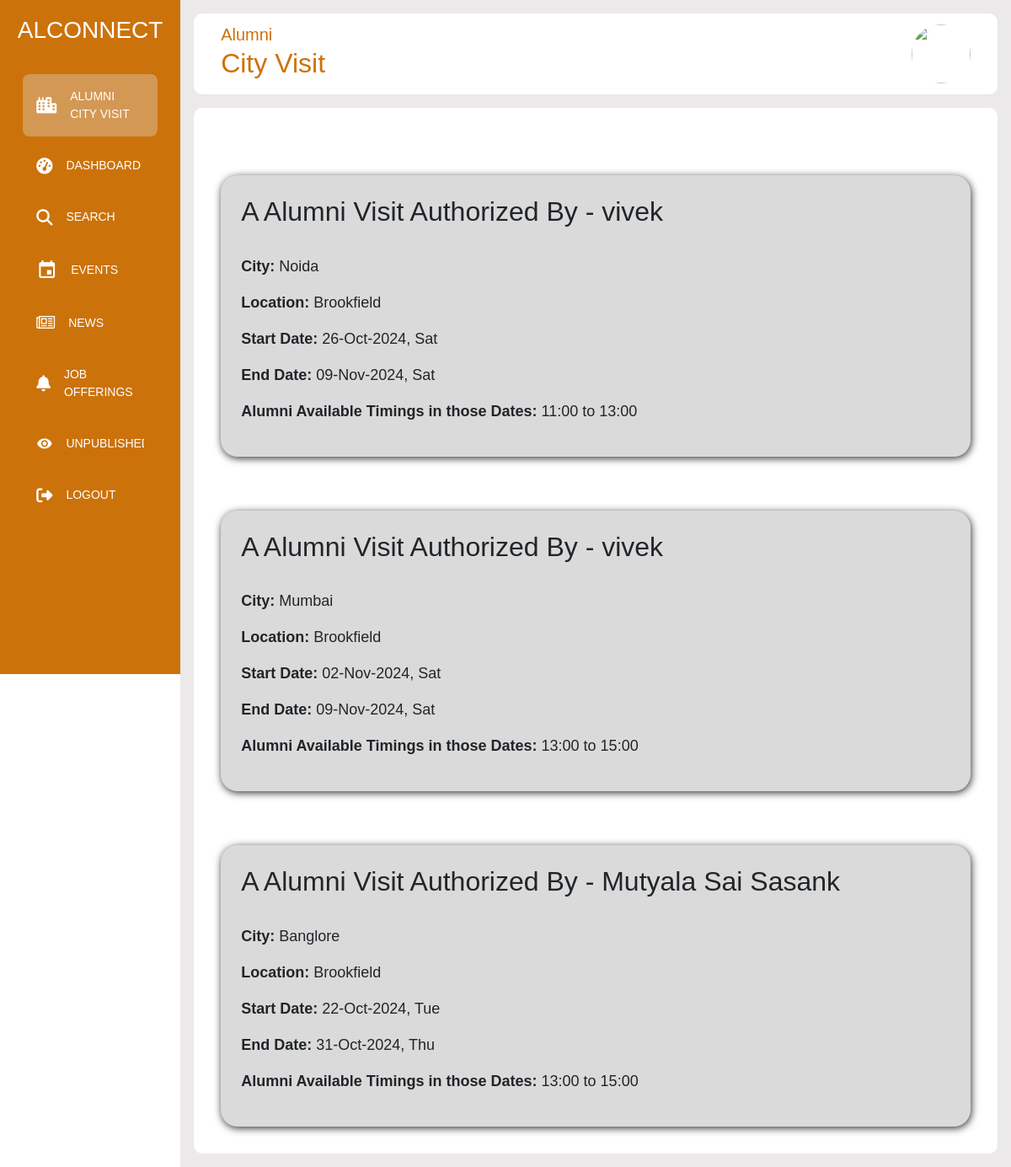
The app's page /faculty_alumnicityvisits.php (signed in) with its own data.
### tables this page shows
CREATE TABLE `alumniCityVisit` (
  `id` int(11) NOT NULL,
  `alumniId` int(11) NOT NULL,
  `alumniName` varchar(255) NOT NULL,
  `city` varchar(255) NOT NULL,
  `alumniCityLocation` varchar(255) NOT NULL,
  `startDate` date NOT NULL,
  `endDate` date NOT NULL,
  `timing` varchar(255) NOT NULL
);

### faculty_alumnicityvisits.php (the view, shortened to what this page needs)
<?php
    require_once "connection.php";
?>
<!DOCTYPE html>
<html lang="en">
<head>
    <link rel="stylesheet" href="https://cdn.jsdelivr.net/npm/bootstrap@5.2.3/dist/css/bootstrap.min.css">
   <link rel="stylesheet" href="https://cdnjs.cloudflare.com/ajax/libs/font-awesome/6.4.0/css/all.min.css"/>
   <link rel="stylesheet" href="https://cdnjs.cloudflare.com/ajax/libs/font-awesome/4.7.0/css/font-awesome.min.css">
    <link rel="stylesheet" href="faculty_alumnicityvisits.css">
</head>
<body>
        <div class="sidebar">
            <div class="logo">
                <h3>ALCONNECT</h3>
            </div>
            <ul class="menu">
                <li class="active">
                    <a href="#">
                       <i class="fas fa-city"></i>
                        <span>Alumni City Visit</span>
                    </a>
                </li>
                <li>
                    <a href="faculty_dashboard.php">
                       <i class="fas fa-tachometer-alt"></i>
                        <span>Dashboard</span>
                    </a>
                </li>
                <li>
                    <a href="faculty_search.php">
                       <i class="fas fa-search"></i>
                        <span>Search</span>
                    </a>
                </li>
                <li>
                    <a href="faculty_events.php">
                       <i class="material-icons" style="font-size:25px">event</i>
                        <span>Events</span>
                    </a>
                </li>
                <li>
                    <a href="faculty_news.php">
                       <i class="fa fa-newspaper-o"></i>
                        <span>News</span>
                    </a>
                </li>
                <li>
                    <a href="faculty_job_offerings.php">
                       <i class="fas fa-bell"></i>
                        <span>Job Offerings</span>
                    </a>
                </li>
                <li>
                    <a href="faculty_authorization.php">
                       <i class="material-icons">remove_red_eye</i>
                        <span>Unpublished</span>
                    </a>
                </li>
                <li>
                    <a href="faculty_logout.php">
                       <i class="fas fa-sign-out-alt"></i>
                        <span>Logout</span>
                    </a>
                </li>
            </ul>
        </div>
        <div class="main--content">
            <div class="header--wrapper">
                <div class="header--title">
                    <span>Alumni</span>
                    <h2>City Visit</h2>
                </div>
                <div class="user--info">
                    <a href="https://www.gecgudlavalleru.ac.in" target="_blank"><img src="Images/gud_logo.jpeg" alt=""></a>
                </div>
            </div>
            <div class="dashboard">
                <?php
                    $sql = "SELECT * FROM alumniCityVisit ORDER BY id DESC";
                    $rows_result = mysqli_query($conn, $sql);
                    foreach($rows_result as $row):
                        ?>
                            <div class="message">
                                <h2>A Alumni Visit Authorized By - <?php echo $row['alumniName']?> </h2>
                                <p><b>City:</b> <?php echo $row['city']?></p>
                                <p><b>Location: </b><?php echo $row['alumniCityLocation']?></p>
                                <p><b>Start Date: </b><?php
                                     $startDate = date("d-M-Y, D", strtotime($row['startDate']));
                                    echo $startDate;
                                ?></p>
                                <p><b>End Date: </b> <?php
                                     $endDate = date("d-M-Y, D", strtotime($row['endDate']));
                                    echo $endDate;
                                ?></p>
                                <p><b>Alumni Available Timings in those Dates: </b><?php echo $row['timing']?></p>
                            </div>
                        <?php
                        endforeach;
                ?>
            </div>
        </div>
    </body>
</html>

### faculty_alumnicityvisits.css (style rules this page uses)
* { margin: 0; padding: 0; box-sizing: border-box; border: none; outline: none; font-family: 'Poppins', sans-serif; }
body { display: flex; height: 100%; }
.sidebar { position: sticky; top: 0; left: 0; bottom: 0; width: 250px; height: 100vh; padding: 0 1.7rem; color: #fff; overflow: hidden; transition: all 0.5s linear; background: rgb(204,114,11); }
.logo { display: flex; justify-content: center; align-items: center; height: 80px; padding: 16px; }
.menu { height: 88%; position: relative; list-style: none; padding: 0; }
.menu li { padding: 1em; margin: 8px 0; border-radius: 8px; transition: all .5s ease-in-out; }
.menu li:hover, .active { background: #e0e0e058; }
.menu a { color: #fff; font-size: 14px; text-decoration: none; display: flex; align-items: center; text-transform: uppercase; gap: 1rem; }
.menu a span { overflow: hidden; }
.menu a i { font-size: 1.2rem; }
.main--content { position: relative; background: #ebe9e9; width: 100%; height: 100%; padding: 1rem; }
.header--wrapper img { width: 70px; height: 70px; border-radius: 50%; cursor: pointer; }
.header--wrapper { display: flex; justify-content: space-between; align-items: center; flex-wrap: wrap; background: #fff; border-radius: 10px; padding: 10px 2rem; margin-bottom: 1rem; font-size: 20px; }
.header--title { color: rgb(204, 114, 11); }
.dashboard { padding: 1em; border-radius: 10px; background: #fff; width: 100%; }
.message { margin: 4em 1em 1em 1em; padding: 1.5em; background: rgb(218, 218, 218); border-radius: 20px; box-shadow: #2f3630 1px 2px 10px 0px; }
.message h2 { text-align: left; margin-bottom:1em; }
.message p { font-size: 18px; }

### records on screen
alumnicityvisit: alumniName "vivek", city "Noida", alumniCityLocation "Brookfield", startDate "26-Oct-2024, Sat", endDate "09-Nov-2024, Sat", timing "11:00 to 13:00"
alumnicityvisit: alumniName "vivek", city "Mumbai", alumniCityLocation "Brookfield", startDate "02-Nov-2024, Sat", endDate "09-Nov-2024, Sat", timing "13:00 to 15:00"
alumnicityvisit: alumniName "Mutyala Sai Sasank", city "Banglore", alumniCityLocation "Brookfield", startDate "22-Oct-2024, Tue", endDate "31-Oct-2024, Thu", timing "13:00 to 15:00"
